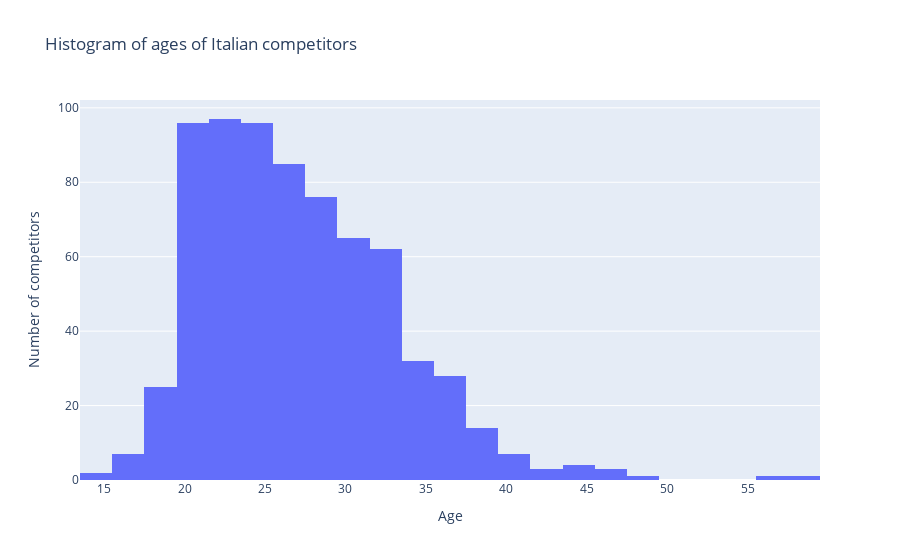

The notebook cell saved with this chart:
### Code cell
"""Plotting the data for number of competitors per age"""
fig = px.histogram(italy_ages, "Age", "ID", nbins=40, title="Histogram of ages of Italian competitors")
fig.update_layout(yaxis_title="Number of competitors")
fig.show()

### Figure 1 — Plotly figure (JSON) as saved in the notebook; plotly's stock layout.template omitted (floating-point values rounded to 4 significant figures)
{"data": [{"alignmentgroup": "True", "bingroup": "x", "histfunc": "sum", "hovertemplate": "Age=%{x}<br>sum of ID=%{y}<extra></extra>", "legendgroup": "", "marker": {"color": "#636efa", "pattern": {"shape": ""}}, "name": "", "nbinsx": 40, "offsetgroup": "", "orientation": "v", "showlegend": false, "type": "histogram", "x": [14, 15, 16, 17, 18, 19, 20, 21, 22, 23, 24, 25, 26, 27, 28, 29, 30, 31, 32, 33, 34, 35, 36, 37, 38, 39, 40, 41, 42, 43, 44, 45, 46, 49, 57, 59], "xaxis": "x", "y": [1, 1, 2, 5, 11, 14, 42, 54, 37, 60, 39, 57, 43, 42, 36, 40, 26, 39, 23, 39, 19, 13, 13, 15, 9, 5, 4, 3, 1, 2, 2, 2, 3, 1, 1, 1], "yaxis": "y"}], "layout": {"barmode": "relative", "legend": {"tracegroupgap": 0}, "title": {"text": "Histogram of ages of Italian competitors"}, "xaxis": {"anchor": "y", "domain": [0, 1], "title": {"text": "Age"}}, "yaxis": {"anchor": "x", "domain": [0, 1], "title": {"text": "Number of competitors"}}}}
